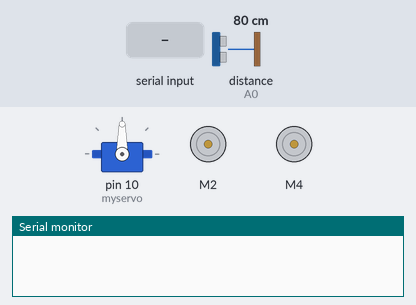
This sketch was run on a simulated Arduino Uno, built with avr-gcc and run on an emulated ATmega328P. Parts: servo, 2 × DC motor (green arrow = forward, orange = backward, longer = faster), the last lines printed to the serial monitor. The test bench sets the inputs (shaded band); at power-on: distance to the obstacle (sensor on A0) 80 cm. The echo pulse lasts 58.3 µs per cm.

Above: at 1.2 s.
1.3 s: "turn left" received over Serial
At 3.6 s:
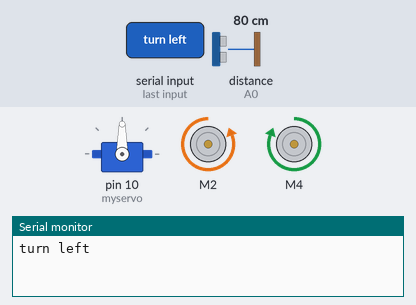
4.3 s: "turn right" received over Serial
At 6.8 s:
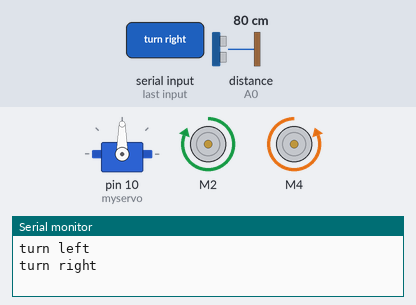
7.3 s: "move forward" received over Serial
At 9.5 s:
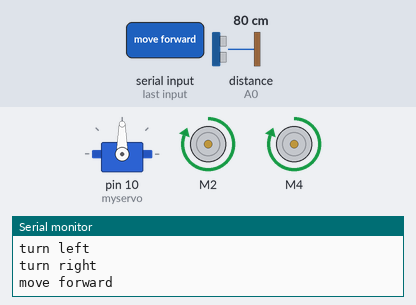
9.8 s: distance to the obstacle (sensor on A0) set to 11 cm
11.3 s: distance to the obstacle (sensor on A0) set to 8 cm
At 11.7 s:
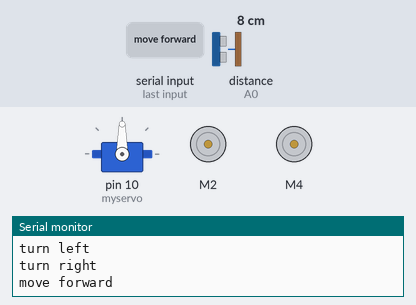
12.8 s: "turn left" received over Serial
At 14.2 s:
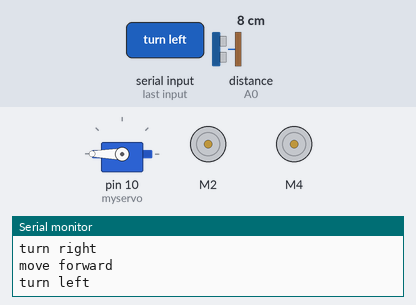
Timing chart, 0 to 16.8 s (numbered marks = the images above; inputs shaded):
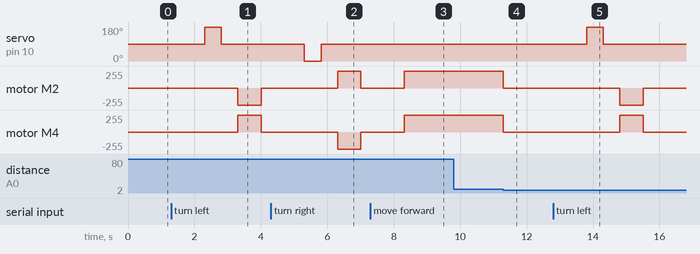

The sketch:

Robot_Code.ino
```cpp
#include <AFMotor.h>
#include <NewPing.h>
#include<Servo.h>
#define TRIGGER_PIN A1
#define ECHO_PIN A0
#define MAX_DISTANCE 300
#define IR A5

AF_DCMotor motor2(2, MOTOR12_1KHZ);
AF_DCMotor motor4(4, MOTOR34_1KHZ);
NewPing sonar(TRIGGER_PIN, ECHO_PIN, MAX_DISTANCE);
Servo myservo;
String voice;
void setup() {
  Serial.begin(9600);
  myservo.attach(10);
  myservo.write(90);
  pinMode(IR, INPUT);
}
void loop() {
  int distance = sonar.ping_cm();
  //int IR1 = digitalRead(IR);
  //Serial.println(IR1);
  if(Serial.available()>0) {
    voice="";
    delay(2);
    voice = Serial.readString();
    delay(2);
    Serial.println(voice);
    if (voice == "turn left") {
      left();
    }
    else if(voice == "turn right") {
      right();
    }
    else if(voice == "stop"){
      Stop();
  }
  while(voice == "move forward") {
    forward();
  }
  while(voice == "move backward") {
    backward();
  }

  }
}
void forward() {
  int distance = sonar.ping_cm();
  if(distance < 10){
    Stop();
    voice="";
  }
  else {
    motor2.setSpeed(255);
    motor2.run(FORWARD);
    motor4.setSpeed(255);
    motor4.run(FORWARD);
  }
}
void backward() {
  int IR_Sensor = digitalRead(IR);
  if(IR_Sensor == 0) {
    Stop();
    voice="";
  }
  else {
    motor2.setSpeed(255);
    motor2.run(BACKWARD);
    motor4.setSpeed(255);
    motor4.run(BACKWARD);
  }
}
void left() {
  myservo.write(180);
  delay(500);
  myservo.write(90);
  delay(500);
  motor2.run(BACKWARD);
  motor2.setSpeed(255);
  motor4.run(FORWARD);
  motor4.setSpeed(255);
  delay(700);
  motor2.run(RELEASE);
  motor4.run(RELEASE);
}
void right() {
  myservo.write(0);
  delay(500);
  myservo.write(90);
  delay(500);
  motor2.run(FORWARD);
  motor2.setSpeed(255);
  motor4.run(BACKWARD);
  motor4.setSpeed(255);
  delay(700);
  motor2.run(RELEASE);
  motor4.run(RELEASE);
}
void Stop() {
  motor2.run(RELEASE);
  motor4.run(RELEASE);
}
```

Measured:
- the behaviour switches between 10 and 9 cm on distance to the obstacle (sensor on A0) (found by bisection; images 3 and 4)
- after the input at 1.3 s, servo on pin 10 (myservo): 90° → 180° after 1.0 s, → 90° 0.50 s later; motor M2: stopped → backward 255/255 after 2.0 s, → stopped 0.70 s later; motor M4: stopped → forward 255/255 after 2.0 s, → stopped 0.70 s later
- after the input at 4.3 s, servo on pin 10 (myservo): 90° → 0° after 1.0 s, → 90° 0.50 s later; motor M2: stopped → forward 255/255 after 2.0 s, → stopped 0.70 s later; motor M4: stopped → backward 255/255 after 2.0 s, → stopped 0.70 s later
- after the input at 7.3 s, motor M2, motor M4: stopped → forward 255/255 after 1.0 s
- after the input at 9.8 s, every drawn part: stays the same
- after the input at 11.3 s, motor M2, motor M4: forward 255/255 → stopped at once
- after the input at 12.8 s, servo on pin 10 (myservo): 90° → 180° after 1.0 s, → 90° 0.50 s later; motor M2: stopped → backward 255/255 after 2.0 s, → stopped 0.70 s later; motor M4: stopped → forward 255/255 after 2.0 s, → stopped 0.70 s later
